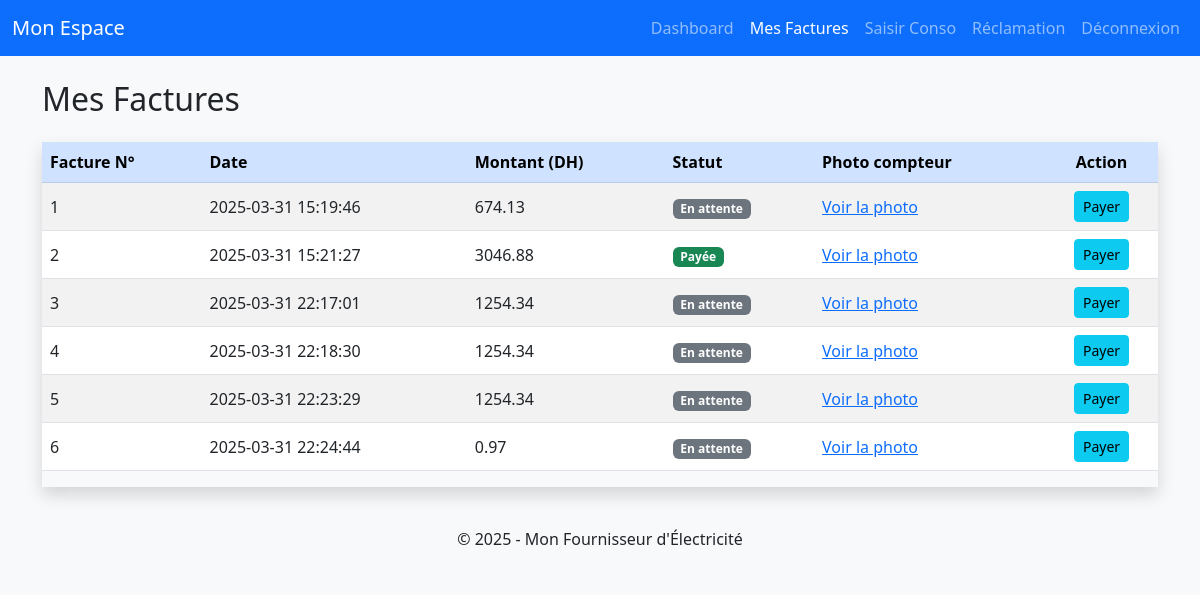
/traitement/factureTraitement.php?action=list (signed in), run on an earlier commit of the app's database.
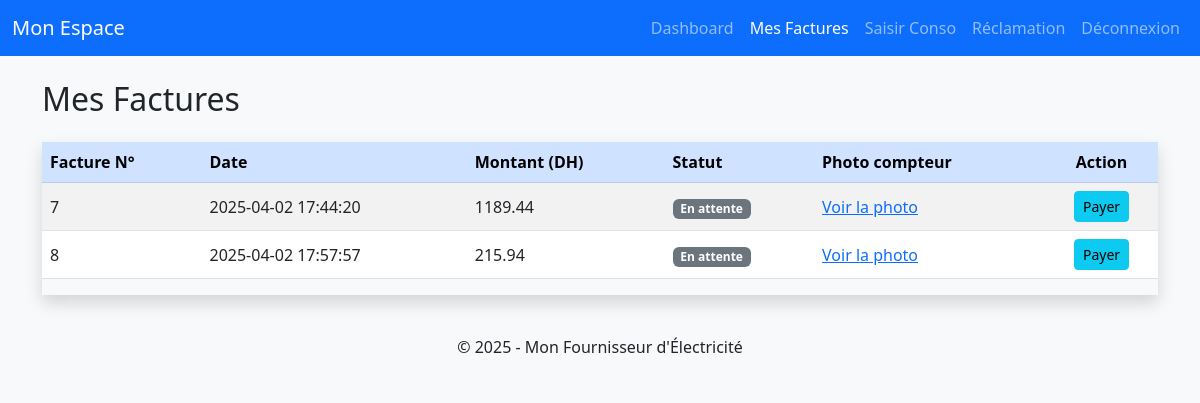
And on a later commit of the database.
### tables this page shows
CREATE TABLE Facture (
        id INTEGER PRIMARY KEY AUTOINCREMENT,
        client_id INTEGER NOT NULL,
        montant REAL NOT NULL,
        date_emission TEXT NOT NULL,
        statut TEXT NOT NULL DEFAULT 'impayée', consumption_id INTEGER, kwh_consumed INTEGER,
        FOREIGN KEY (client_id) REFERENCES Client(id)
    );

### BD/Facture.php (called while the page is built, shortened)
<?php
class Facture {
    private $pdo;
    public function __construct($pdo) {
        $this->pdo = $pdo;
    }
    public function getFacturesByClient($clientId) {
        $sql = "SELECT * FROM Facture WHERE client_id = ?";
        $stmt = $this->pdo->prepare($sql);
        $stmt->execute([$clientId]);
        return $stmt->fetchAll(PDO::FETCH_ASSOC);
    }
}
?>

### IHM/factures/list.php (the view, shortened to what this page needs)
<!DOCTYPE html>
<html lang="fr">
<head>
  <link href="https://cdn.jsdelivr.net/npm/bootstrap@5.3.0/dist/css/bootstrap.min.css" rel="stylesheet">
</head>
<body class="bg-light">
<nav class="navbar navbar-expand-lg navbar-dark bg-primary">
  <div class="container-fluid">
    <a class="navbar-brand" href="#">Mon Espace</a>
    <div class="collapse navbar-collapse" id="clientNavbar">
      <ul class="navbar-nav ms-auto mb-2 mb-lg-0">
        <li class="nav-item"><a class="nav-link" href="../client/client_dashboard.php">Dashboard</a></li>
        <li class="nav-item"><a class="nav-link active" href="list.php">Mes Factures</a></li>
        <li class="nav-item"><a class="nav-link" href="../client/client_new_consumption.php">Saisir Conso</a></li>
        <li class="nav-item"><a class="nav-link" href="../client/client_complaint.php">Réclamation</a></li>
        <li class="nav-item"><a class="nav-link" href="../../traitement/clientTraitement.php?action=logout">Déconnexion</a></li>
      </ul>
    </div>
  </div>
</nav>
<div class="container my-4">
  <h2 class="mb-4">Mes Factures</h2>
  <div class="table-responsive shadow">
    <table class="table table-striped table-hover align-middle">
      <thead class="table-primary">
        <tr>
          <th>Facture N°</th>
          <th>Date</th>
          <th>Montant (DH)</th>
          <th>Statut</th>
          <th>Photo compteur</th>
          <th class="text-center">Action</th>
        </tr>
      </thead>
      <tbody>
        <?php if (!empty($factures)): ?>
          <?php foreach ($factures as $facture): ?>
          <tr>
            <td><?php echo $facture['id']; ?></td>
            <td><?php echo $facture['date_emission']; ?></td>
            <td><?php echo $facture['montant']; ?></td>
            <td>
              <?php if (strtolower($facture['statut']) === 'payée'): ?>
                <span class="badge bg-success">Payée</span>
              <?php else: ?>
                <span class="badge bg-secondary">En attente</span>
              <?php endif; ?>
            </td>
            <td>
              <a href="#" class="text-decoration-underline" data-bs-toggle="modal" data-bs-target="#photoModal<?php echo $facture['id']; ?>">
                Voir la photo
              </a>
            </td>
            <td class="text-center">
              <form action="../../traitement/factureTraitement.php?action=pay" method="POST" style="display:inline;">
                <button type="submit" class="btn btn-sm btn-info">Payer</button>
              </form>
            </td>
          </tr>
          <?php endforeach; ?>
        <?php else: ?>
          <tr><td colspan="6">Aucune facture trouvée</td></tr>
        <?php endif; ?>
      </tbody>
    </table>
  </div>
</div>
<footer class="bg-light text-center py-3">
  <span>&copy; 2025 - Mon Fournisseur d'Électricité</span>
</footer>
</body>
</html>

What changed in the data, as far as the page shows it:
removed facture: id "1", date_emission "2025-03-31 15:19:46", montant "674.13", statut "En attente"
removed facture: id "2", date_emission "2025-03-31 15:21:27", montant "3046.88", statut "Payée"
removed facture: id "3", date_emission "2025-03-31 22:17:01", montant "1254.34", statut "En attente"
removed facture: id "4", date_emission "2025-03-31 22:18:30", montant "1254.34", statut "En attente"
removed facture: id "5", date_emission "2025-03-31 22:23:29", montant "1254.34", statut "En attente"
removed facture: id "6", date_emission "2025-03-31 22:24:44", montant "0.97", statut "En attente"
added facture: id "7", date_emission "2025-04-02 17:44:20", montant "1189.44", statut "En attente"
added facture: id "8", date_emission "2025-04-02 17:57:57", montant "215.94", statut "En attente"
